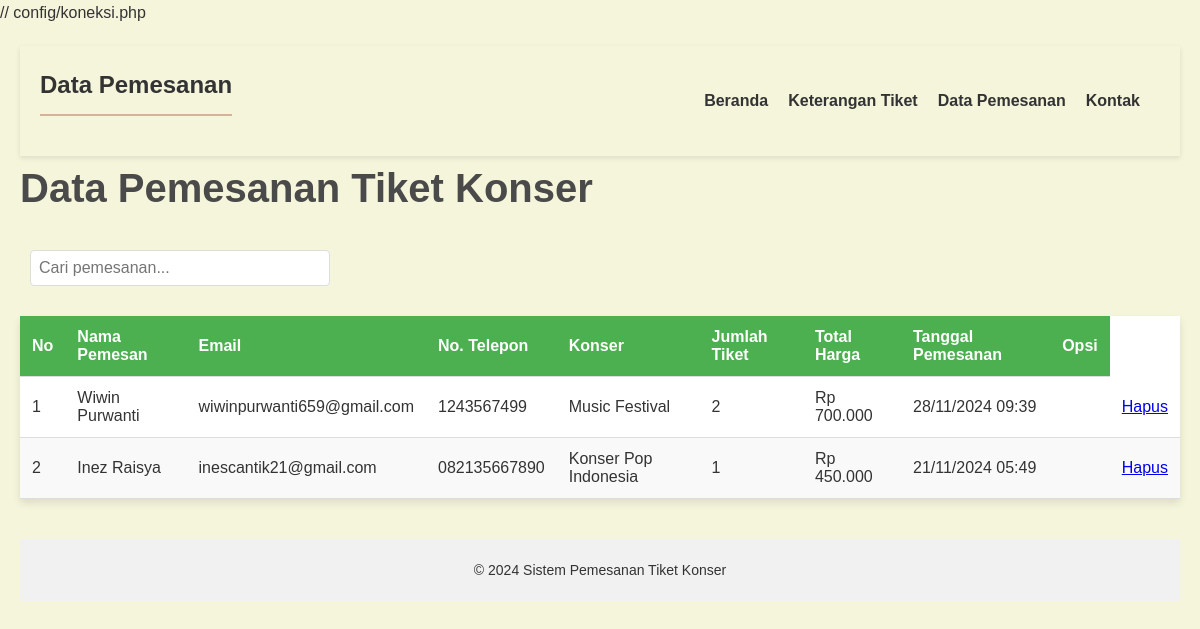
The page /datapemesanan.php on the database its author committed.
### tables this page shows
CREATE TABLE `pemesanan` (
  `id` int(11) NOT NULL,
  `nama_pemesan` varchar(100) NOT NULL,
  `email` varchar(100) NOT NULL,
  `no_telepon` varchar(15) NOT NULL,
  `id_konser` int(11) NOT NULL,
  `jumlah_tiket` int(11) NOT NULL,
  `total_harga` decimal(10,2) NOT NULL,
  `status_pembayaran` enum('pending','success','failed') NOT NULL,
  `tanggal_pemesanan` timestamp NOT NULL DEFAULT current_timestamp(),
  `status_terima` enum('Diterima','Tidak Diterima') DEFAULT 'Tidak Diterima'
);

CREATE TABLE `konser` (
  `id` int(11) NOT NULL,
  `nama_konser` varchar(100) NOT NULL,
  `tanggal` date NOT NULL,
  `lokasi` varchar(100) NOT NULL,
  `harga` decimal(10,2) NOT NULL,
  `stok_tiket` int(11) NOT NULL
);

### classes/TiketKonser.php (called while the page is built, shortened)
<?php
class TiketKonser {
    private $db;
    public function __construct($db) {
        $this->db = $db;
    }
    public function getAllPemesanan() {
        try {
            $query = "SELECT p.*, k.nama_konser, k.harga
                      FROM pemesanan p
                      JOIN konser k ON p.id_konser = k.id
                      ORDER BY p.tanggal_pemesanan DESC";
            $stmt = $this->db->prepare($query);
            $stmt->execute();
            return $stmt->fetchAll(PDO::FETCH_ASSOC);
        } catch (PDOException $e) {
            error_log('Error: ' . $e->getMessage());
            return [];
        }
    }
}
?>

### datapemesanan.php (the view, shortened to what this page needs)
<?php
require_once 'config/koneksi.php';
require_once 'classes/TiketKonser.php';
$tiketKonser = new TiketKonser($db);
$dataPemesanan = $tiketKonser->getAllPemesanan();
?>
<!DOCTYPE html>
<html lang="id">
<head>
    <link rel="stylesheet" href="assets/css/style.css">
    <link rel="stylesheet" href="assets/css/stylenavbar.css">
</head>
<body>
    <div class="container">
        <nav class="navbar">
            <div class="logo">
                <h2>Data Pemesanan</h2>
            </div>
            <ul class="nav-links">
                <li><a href="index.php">Beranda</a></li>
                <li><a href="keterangantiket.php">Keterangan Tiket</a></li>
                <li><a href="datapemesanan.php">Data Pemesanan</a></li>
                <li><a href="kontak.php">Kontak</a></li>
            </ul>
        </nav>
        <main>
            <h1>Data Pemesanan Tiket Konser</h1>
            <div class="search-box">
                <input type="text" id="searchInput" placeholder="Cari pemesanan..." onkeyup="searchTable()">
            </div>
            <table class="data-table" id="pemesananTable">
                <thead>
                    <tr>
                        <th>No</th>
                        <th>Nama Pemesan</th>
                        <th>Email</th>
                        <th>No. Telepon</th>
                        <th>Konser</th>
                        <th>Jumlah Tiket</th>
                        <th>Total Harga</th>
                        <th>Tanggal Pemesanan</th>
                        <th>Opsi</th>
                    </tr>
                </thead>
                <tbody>
                    <?php if (!empty($dataPemesanan)): ?>
                        <?php $no = 1; ?>
                        <?php foreach ($dataPemesanan as $pemesanan): ?>
                            <tr>
                                <td><?php echo $no++; ?></td>
                                <td><?php echo htmlspecialchars($pemesanan['nama_pemesan']); ?></td>
                                <td><?php echo htmlspecialchars($pemesanan['email']); ?></td>
                                <td><?php echo htmlspecialchars($pemesanan['no_telepon']); ?></td>
                                <td><?php echo htmlspecialchars($pemesanan['nama_konser']); ?></td>
                                <td><?php echo htmlspecialchars($pemesanan['jumlah_tiket']); ?></td>
                                <td>Rp <?php echo number_format($pemesanan['total_harga'], 0, ',', '.'); ?></td>
                                <td><?php echo date('d/m/Y H:i', strtotime($pemesanan['tanggal_pemesanan'])); ?></td>
                                <td class="opsi">
                                <td><a href="hapuspemesanan.php?id=<?= $pemesanan['id']; ?>" onclick="return confirm('Hapus pesanan ini?')">Hapus</a></td>
                                </tr>
                        <?php endforeach; ?>
                    <?php else: ?>
                        <tr>
                            <td colspan="9" class="no-data">Belum ada data pemesanan</td>
                        </tr>
                    <?php endif; ?>
                </tbody>
            </table>
        </main>
        <footer>
            <p>&copy; 2024 Sistem Pemesanan Tiket Konser</p>
        </footer>
    </div>
</body>
</html>

### assets/css/style.css (style rules this page uses)
:root { --primary-color: #F5E6D3; --secondary-color: #E6D5C3; --accent-color: #D4B499; --text-color: #4A4A4A; --border-color: #D4B499; --success-color: #68B984; --error-color: #FF6B6B; }
* { margin: 0; padding: 0; box-sizing: border-box; }
body { font-family: Arial, sans-serif; line-height: 1.6; background-color: var(--primary-color); color: var(--text-color); }
.container { max-width: 1200px; margin: 0 auto; padding: 20px; }
h1 { color: var(--text-color); font-size: 2.5em; }
h2 { color: var(--text-color); margin-bottom: 20px; padding-bottom: 10px; border-bottom: 2px solid var(--border-color); }
input, select { width: 100%; padding: 10px; border: 1px solid var(--border-color); border-radius: 5px; font-size: 16px; }
footer { text-align: center; padding: 20px 0; margin-top: 40px; color: var(--text-color); }

### assets/css/stylenavbar.css (style rules this page uses)
* { margin: 0; padding: 0; box-sizing: border-box; }
body { background-color: #f5f5dc; font-family: Arial, sans-serif; color: #333; }
.navbar { background-color: #f5f5dc; display: flex; justify-content: space-between; align-items: center; padding: 20px; box-shadow: 0 2px 5px rgba(0, 0, 0, 0.1); }
.navbar .logo h2 { font-size: 24px; color: #333; }
.nav-links { list-style: none; display: flex; }
.nav-links li { margin-right: 20px; }
.nav-links li a { text-decoration: none; color: #333; font-size: 16px; font-weight: bold; transition: color 0.3s ease; }
input, select { width: 100%; padding: 10px; border: 1px solid #ccc; border-radius: 5px; font-size: 16px; }
footer { background-color: #f5f5dc; text-align: center; padding: 10px; margin-top: 40px; font-size: 14px; color: #333; }

### datapemesanan.php (style rules this page uses)
.container { max-width: 1200px; margin: 0 auto; padding: 20px; }
.data-table { width: 100%; border-collapse: collapse; margin-top: 20px; background-color: #fff; box-shadow: 0 4px 8px rgba(0, 0, 0, 0.1); }
.data-table th, .data-table td { padding: 12px; text-align: left; border-bottom: 1px solid #ddd; }
.data-table th { background-color: #4CAF50; color: white; }
.data-table tr:nth-child(even) { background-color: #f9f9f9; }
.search-box { margin: 20px 0; padding: 10px; }
.search-box input { width: 300px; padding: 8px; border: 1px solid #ddd; border-radius: 4px; }
footer { margin-top: 40px; padding: 20px; text-align: center; background-color: #f1f1f1; }

### rows shown on the page
pemesanan: nama_pemesan "Wiwin Purwanti", email "wiwinpurwanti659@gmail.com", no_telepon "1243567499", id_konser.nama_konser "Music Festival", jumlah_tiket "2", total_harga "700.000", tanggal_pemesanan "28/11/2024 09:39"
pemesanan: nama_pemesan "Inez Raisya", email "inescantik21@gmail.com", no_telepon "082135667890", id_konser.nama_konser "Konser Pop Indonesia", jumlah_tiket "1", total_harga "450.000", tanggal_pemesanan "21/11/2024 05:49"
